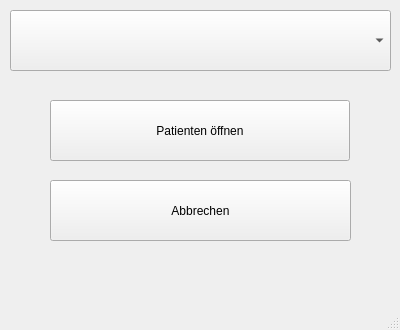
<?xml version="1.0" encoding="UTF-8"?>
<ui version="4.0">
 <class>openPat</class>
 <widget class="QMainWindow" name="openPat">
  <property name="geometry">
   <rect>
    <x>0</x>
    <y>0</y>
    <width>400</width>
    <height>330</height>
   </rect>
  </property>
  <property name="windowTitle">
   <string>MainWindow</string>
  </property>
  <widget class="QWidget" name="centralwidget">
   <widget class="QPushButton" name="open">
    <property name="geometry">
     <rect>
      <x>50</x>
      <y>100</y>
      <width>300</width>
      <height>61</height>
     </rect>
    </property>
    <property name="text">
     <string>Patienten öffnen</string>
    </property>
   </widget>
   <widget class="QPushButton" name="exit">
    <property name="geometry">
     <rect>
      <x>50</x>
      <y>180</y>
      <width>301</width>
      <height>61</height>
     </rect>
    </property>
    <property name="text">
     <string>Abbrechen</string>
    </property>
   </widget>
   <widget class="QComboBox" name="comboBox">
    <property name="geometry">
     <rect>
      <x>10</x>
      <y>10</y>
      <width>381</width>
      <height>61</height>
     </rect>
    </property>
    <property name="font">
     <font>
      <pointsize>20</pointsize>
     </font>
    </property>
   </widget>
  </widget>
  <widget class="QMenuBar" name="menubar">
   <property name="geometry">
    <rect>
     <x>0</x>
     <y>0</y>
     <width>400</width>
     <height>22</height>
    </rect>
   </property>
  </widget>
  <widget class="QStatusBar" name="statusbar"/>
 </widget>
 <resources/>
 <connections/>
</ui>
